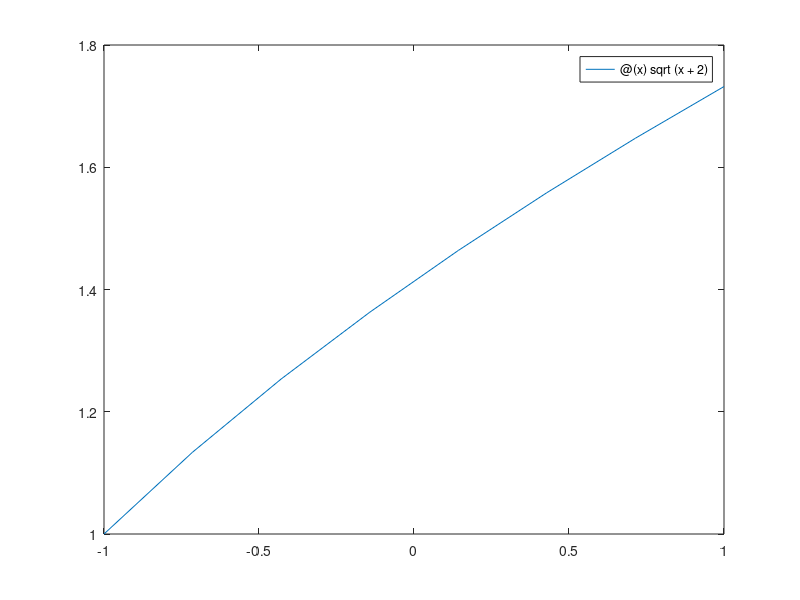

This chart was generated by the following MATLAB code: (Note: this script raises an error after producing the figure.)
% --- LABORATION 2 ---
% @author Jakob Carlsson & Viola Söderlund
% @version 2020-04-25

format long

% 2. Numerisk integration

h = [1, 0.5, 0.25, 0.125, 0.0625];
f = @(x) sqrt(x+2);

% a) Ritar grafen och ber�knar integralen analytiskt.

disp('--- A. ---');

figure('Name', 'a) Integralen av f i [-1, 1]', 'NumberTitle', 'off');
fplot(f, [-1 1]);

I = integral(f, -1, 1, 'RelTol', eps, 'AbsTol', eps)

% b, c, d) Approximerar integralen med trapetsregeln.

disp('--- B-D. ---');

y_t = zeros(1, length(h));
y_s = y_t;
e_t = y_t;
e_s = y_t;
for i = 1:length(h) 
    y_t(i) = trapezoidal(f, h(i));
    y_s(i) = simpson(f, h(i));
    e_t(i) = abs(y_t(i) - I);
    e_s(i) = abs(y_s(i) - I);
end

Th = [h; y_t; e_t]'
Sh = [h; y_s; e_s]'

figure('Name', 'e) Verifiera noggrannhetsordning', 'NumberTitle', 'off');
loglog(h, e_t, '-s');
hold on;
    loglog(h, e_s, '-s');
    loglog(h, h.^2, '-s');
    loglog(h, h.^4, '-s');
    
    legend('Trapets', 'Simpsons', 'h^2', 'h^4', 'Location', 'southeast');
    grid on;
hold off;

% -- Trapezoidal Rule --
% Composite quadrature rule for approximtion of integrals.
% S = f(0)/2 + sum f[1..(n-1)] + f(n)/2
% I = S * dx
function sum = trapezoidal(f, h)
    sum = f(-1) / 2;

    for x_i = (-1 + h):h:(1 - h)
        sum = sum + f(x_i);
    end
    
    sum = (sum + f(1) / 2) * h;
end

% -- Simpson's Rule --
% Composite Simpson's 1/3 rule.
% S_even = sum f([2:2:n-2])
% S_odd = sum f([1:2:n-1])
% S = f(0) + 2*S_even + 4*S_odd + f(n)
% I = S * dx/3
function sum = simpson(f, h)
    n = 2 / h;

    odd_sum = 0;
    for i = 1:2:n-1
        odd_sum = odd_sum + f(-1 + h*i);
    end
    
    even_sum = 0;
    for i = 2:2:n-2
        even_sum = even_sum + f(-1 + h*i);
    end
    
    sum = (f(-1) + 4*odd_sum + 2*even_sum + f(1)) * h/3;
end